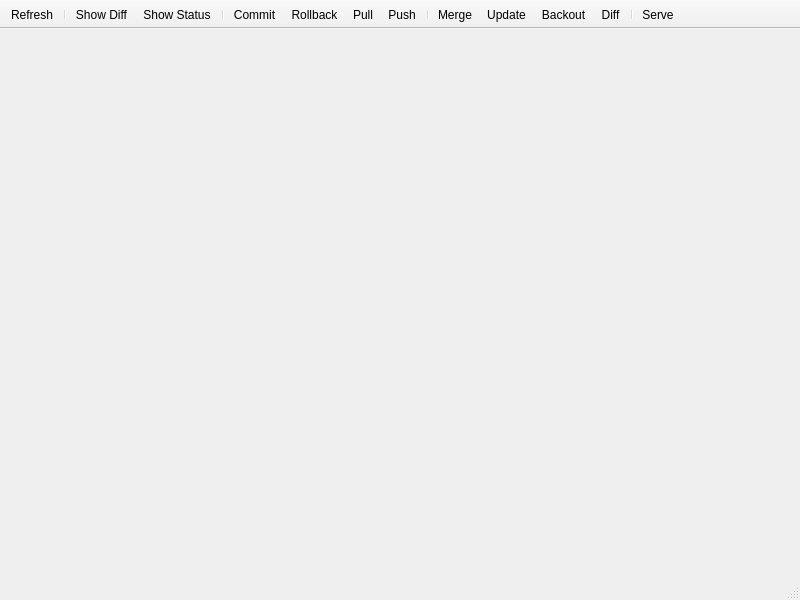
<ui version="4.0" >
 <class>HistoryDialog</class>
 <widget class="QMainWindow" name="HistoryDialog" >
  <property name="geometry" >
   <rect>
    <x>0</x>
    <y>0</y>
    <width>800</width>
    <height>600</height>
   </rect>
  </property>
  <property name="windowTitle" >
   <string>History</string>
  </property>
  <widget class="QWidget" name="centralwidget" >
   <layout class="QVBoxLayout" name="verticalLayout" />
  </widget>
  <widget class="QMenuBar" name="menubar" >
   <property name="geometry" >
    <rect>
     <x>0</x>
     <y>0</y>
     <width>800</width>
     <height>25</height>
    </rect>
   </property>
  </widget>
  <widget class="QStatusBar" name="statusbar" />
  <widget class="QToolBar" name="hgActions" >
   <property name="windowTitle" >
    <string>toolBar</string>
   </property>
   <property name="movable" >
    <bool>false</bool>
   </property>
   <property name="toolButtonStyle" >
    <enum>Qt::ToolButtonTextUnderIcon</enum>
   </property>
   <property name="floatable" >
    <bool>false</bool>
   </property>
   <attribute name="toolBarArea" >
    <enum>TopToolBarArea</enum>
   </attribute>
   <attribute name="toolBarBreak" >
    <bool>false</bool>
   </attribute>
   <addaction name="actionRefresh" />
   <addaction name="separator" />
   <addaction name="actionShowDiff" />
   <addaction name="actionShowStatus" />
   <addaction name="separator" />
   <addaction name="actionCommit" />
   <addaction name="actionRollback" />
   <addaction name="actionDefaultPull" />
   <addaction name="actionDefaultPush" />
   <addaction name="separator" />
   <addaction name="actionMerge" />
   <addaction name="actionUpdate" />
   <addaction name="actionBackout" />
   <addaction name="actionDiff" />
   <addaction name="separator" />
   <addaction name="actionServe" />
  </widget>
  <action name="actionPull" >
   <property name="icon" >
    <iconset resource="../icons/icons.qrc" >
     <normaloff>:/vcs_update.png</normaloff>:/vcs_update.png</iconset>
   </property>
   <property name="text" >
    <string>Pull</string>
   </property>
   <property name="toolTip" >
    <string>Pull changesets from a remote repository</string>
   </property>
  </action>
  <action name="actionPush" >
   <property name="enabled" >
    <bool>true</bool>
   </property>
   <property name="icon" >
    <iconset resource="../icons/icons.qrc" >
     <normaloff>:/vcs_commit.png</normaloff>:/vcs_commit.png</iconset>
   </property>
   <property name="text" >
    <string>Push</string>
   </property>
   <property name="toolTip" >
    <string>Push all changes up to the selected changes to a remote repository</string>
   </property>
  </action>
  <action name="actionUpdate" >
   <property name="enabled" >
    <bool>true</bool>
   </property>
   <property name="icon" >
    <iconset resource="../icons/icons.qrc" >
     <normaloff>:/svn_switch.png</normaloff>:/svn_switch.png</iconset>
   </property>
   <property name="text" >
    <string>Update</string>
   </property>
   <property name="toolTip" >
    <string>Update the working directory to the selected revision</string>
   </property>
  </action>
  <action name="actionMerge" >
   <property name="enabled" >
    <bool>true</bool>
   </property>
   <property name="icon" >
    <iconset resource="../icons/icons.qrc" >
     <normaloff>:/svn_merge.png</normaloff>:/svn_merge.png</iconset>
   </property>
   <property name="text" >
    <string>Merge</string>
   </property>
   <property name="toolTip" >
    <string>Merge the current working directory and the selected revision</string>
   </property>
  </action>
  <action name="actionDiff" >
   <property name="enabled" >
    <bool>true</bool>
   </property>
   <property name="icon" >
    <iconset resource="../icons/icons.qrc" >
     <normaloff>:/vcs_diff.png</normaloff>:/vcs_diff.png</iconset>
   </property>
   <property name="text" >
    <string>Diff</string>
   </property>
   <property name="toolTip" >
    <string>Show the differences in all files between the current working directory and the selected revision</string>
   </property>
  </action>
  <action name="actionRefresh" >
   <property name="icon" >
    <iconset resource="../icons/icons.qrc" >
     <normaloff>:/view-refresh.png</normaloff>:/view-refresh.png</iconset>
   </property>
   <property name="text" >
    <string>Refresh</string>
   </property>
   <property name="toolTip" >
    <string>Refresh the history view</string>
   </property>
  </action>
  <action name="actionCommit" >
   <property name="enabled" >
    <bool>true</bool>
   </property>
   <property name="icon" >
    <iconset resource="../icons/icons.qrc" >
     <normaloff>:/im-status-message-edit.png</normaloff>:/im-status-message-edit.png</iconset>
   </property>
   <property name="text" >
    <string>Commit</string>
   </property>
   <property name="toolTip" >
    <string>Commit changes made to the working directory</string>
   </property>
  </action>
  <action name="actionBackout" >
   <property name="enabled" >
    <bool>true</bool>
   </property>
   <property name="icon" >
    <iconset resource="../icons/icons.qrc" >
     <normaloff>:/document-revert.png</normaloff>:/document-revert.png</iconset>
   </property>
   <property name="text" >
    <string>Backout</string>
   </property>
   <property name="toolTip" >
    <string>Undo the effects of a changeset by creating a new changeset</string>
   </property>
  </action>
  <action name="actionRollback" >
   <property name="enabled" >
    <bool>true</bool>
   </property>
   <property name="icon" >
    <iconset resource="../icons/icons.qrc" >
     <normaloff>:/edit-undo.png</normaloff>:/edit-undo.png</iconset>
   </property>
   <property name="text" >
    <string>Rollback</string>
   </property>
   <property name="toolTip" >
    <string>Undo the most recent action</string>
   </property>
  </action>
  <action name="actionServe" >
   <property name="icon" >
    <iconset resource="../icons/icons.qrc" >
     <normaloff>:/network-connect.png</normaloff>:/network-connect.png</iconset>
   </property>
   <property name="text" >
    <string>Serve</string>
   </property>
   <property name="toolTip" >
    <string>Serve the mercurial repository as a website</string>
   </property>
  </action>
  <action name="actionShowStatus" >
   <property name="checkable" >
    <bool>true</bool>
   </property>
   <property name="icon" >
    <iconset resource="../icons/icons.qrc" >
     <normaloff>:/svn_status.png</normaloff>:/svn_status.png</iconset>
   </property>
   <property name="text" >
    <string>Show Status</string>
   </property>
   <property name="toolTip" >
    <string>See that status of all files in the repository</string>
   </property>
  </action>
  <action name="actionShowDiff" >
   <property name="checkable" >
    <bool>true</bool>
   </property>
   <property name="icon" >
    <iconset resource="../icons/icons.qrc" >
     <normaloff>:/text-x-generic.png</normaloff>:/text-x-generic.png</iconset>
   </property>
   <property name="text" >
    <string>Show Diff</string>
   </property>
  </action>
  <action name="actionDefaultPull" >
   <property name="icon" >
    <iconset resource="../icons/icons.qrc" >
     <normaloff>:/vcs_update.png</normaloff>:/vcs_update.png</iconset>
   </property>
   <property name="text" >
    <string>Pull</string>
   </property>
  </action>
  <action name="actionDefaultPush" >
   <property name="icon" >
    <iconset resource="../icons/icons.qrc" >
     <normaloff>:/vcs_commit.png</normaloff>:/vcs_commit.png</iconset>
   </property>
   <property name="text" >
    <string>Push</string>
   </property>
  </action>
 </widget>
 <resources>
  <include location="../icons/icons.qrc" />
 </resources>
 <connections/>
</ui>
